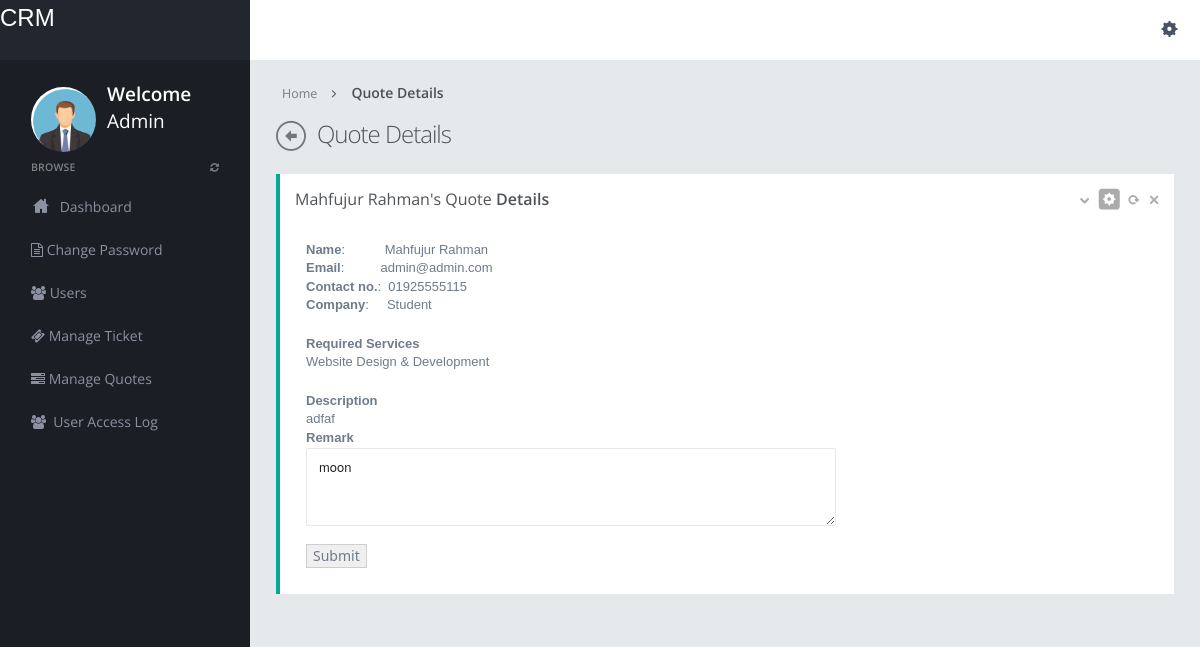
Screenshot of /admin/quote-details.php?id=1 (signed in) with the database file from the repository.
### tables this page shows
CREATE TABLE `tbl_prequest` (
  `id` int(11) NOT NULL,
  `name` varchar(255) NOT NULL,
  `email` varchar(255) NOT NULL,
  `contact` varchar(255) NOT NULL,
  `company` varchar(255) NOT NULL,
  `wdd` varchar(255) NOT NULL,
  `cms` varchar(255) NOT NULL,
  `seo` varchar(255) NOT NULL,
  `smo` varchar(255) NOT NULL,
  `swd` varchar(255) NOT NULL,
  `dwd` varchar(255) NOT NULL,
  `fwd` varchar(255) NOT NULL,
  `dr` varchar(255) NOT NULL,
  `whs` varchar(255) NOT NULL,
  `wm` varchar(255) NOT NULL,
  `ed` varchar(255) NOT NULL,
  `wta` varchar(255) NOT NULL,
  `opi` varchar(255) NOT NULL,
  `ld` varchar(255) NOT NULL,
  `da` varchar(255) NOT NULL,
  `osc` varchar(255) NOT NULL,
  `nd` varchar(255) NOT NULL,
  `others` varchar(255) NOT NULL,
  `query` longtext NOT NULL,
  `posting_date` timestamp NOT NULL DEFAULT CURRENT_TIMESTAMP ON UPDATE CURRENT_TIMESTAMP,
  `remark` varchar(255) NOT NULL,
  `status` varchar(1) NOT NULL
);

### admin/quote-details.php (the view, shortened to what this page needs)
<?php
include("dbconnection.php");
?><!DOCTYPE html>
<html>
<head>
<link href="assets/plugins/pace/pace-theme-flash.css" rel="stylesheet" type="text/css" media="screen"/>
<link href="assets/plugins/boostrapv3/css/bootstrap.min.css" rel="stylesheet" type="text/css"/>
<link href="assets/plugins/boostrapv3/css/bootstrap-theme.min.css" rel="stylesheet" type="text/css"/>
<link href="assets/plugins/font-awesome/css/font-awesome.css" rel="stylesheet" type="text/css"/>
<link href="assets/css/animate.min.css" rel="stylesheet" type="text/css"/>
<link href="assets/plugins/jquery-scrollbar/jquery.scrollbar.css" rel="stylesheet" type="text/css"/>
<link href="assets/css/style.css" rel="stylesheet" type="text/css"/>
<link href="assets/css/responsive.css" rel="stylesheet" type="text/css"/>
<link href="assets/css/custom-icon-set.css" rel="stylesheet" type="text/css"/>
</head>
<body class="">
<?php include("header.php");?>
<div class="page-container row">
      <?php include("leftbar.php");?>
    </div>
  </div>
  <div class="page-content">
    <div class="content">
     <ul class="breadcrumb">
        <li>
			<p>Home<p>
        </li>
        <li><a href="#" class="active">Quote Details </a></li>
    </ul>
   	<div class="page-title">
		<i class="icon-custom-left"></i>
		<h3>Quote Details</h3>
	</div>
 	<?php
 	if (isset($_GET['id'])) {
 		$id=$_GET['id'];
 		$sql="SELECT * FROM tbl_prequest WHERE id='$id'";
 		$query=mysqli_query($con,$sql);
 		$num=mysqli_num_rows($query);
 		if ($num>0) {
 			while ($result=mysqli_fetch_array($query)) {
	?>
      			<div class="row">
					<div class="col-md-12">
						    <div class="grid simple vertical green">
							<div class="grid-title no-border">
								<h4><?php echo $result['name'];?>'s Quote <span class="semi-bold">Details</span></h4>
								<div class="tools">
									<a href="javascript:;" class="collapse"></a>
									<a href="#grid-config" data-toggle="modal" class="config"></a>
									<a href="javascript:;" class="reload"></a>
									<a href="javascript:;" class="remove"></a>
								</div>
							</div>
							<div class="grid-body no-border">
								<div class="row-fluid ">
									    <address class="margin-bottom-20 margin-top-10">
											<strong>Name</strong>:
											&nbsp;&nbsp;&nbsp;&nbsp;&nbsp;&nbsp;&nbsp;&nbsp;&nbsp;&nbsp;<?php echo $result['name'];?><br>
                                            <strong>Email</strong>:
											&nbsp;&nbsp;&nbsp;&nbsp;&nbsp;&nbsp;&nbsp;&nbsp;&nbsp;<?php echo $result['email'];?><br>
                                            <strong>Contact no.</strong>:
											&nbsp;<?php echo $result['contact'];?><br>
											<strong>Company</strong>:
											&nbsp;&nbsp;&nbsp;&nbsp;<?php echo $result['company'];?><br>
										</address>
                                        <address class="margin-bottom-20 margin-top-10">
											<strong>Required Services</strong><br>
											<?php echo $result['wdd'];?><br>
										</address>
										<address>
											<strong>Description</strong><br>
										<?php echo $result['query'];?>
										</address>
                                        <form name="remark" action="" method="post">
                                        <address>
											<strong>Remark</strong><br>
										<textarea name="remark" cols="70" rows="4"><?php echo $result['remark'];?></textarea><br /><br />
                                        <input type="submit" name="update"  />
										</address>
                                        </form>
								</div>
							</div>
						</div>
					</div>
				</div>
      			<?php } } }?>
				</div>
			 </div>
        </div>
</body>
</html>

### admin/assets/css/responsive.css (style rules this page uses)
@media (min-width: 980px) { .page-content { margin-left: 250px; min-height: 100%; } }

### rows the page displays
tbl_prequest: name "Mahfujur Rahman", email "admin@admin.com", contact "01925555115", company "Student", wdd "Website Design & Development", query "adfaf", remark "moon"
